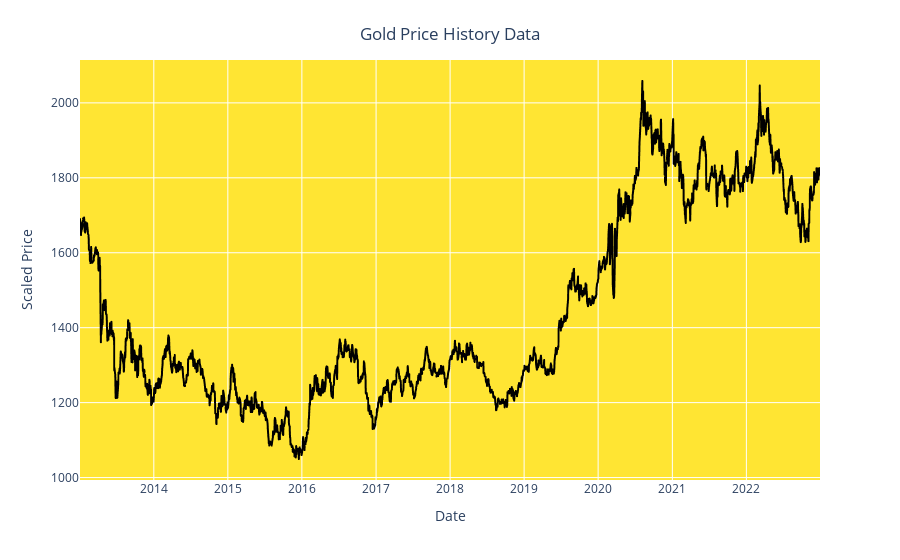

Notebook code for this chart:
### Code cell
fig = px.line(y=df.Price, x=df.Date)
fig.update_traces(line_color='black') 
fig.update_layout(xaxis_title="Date", 
                  yaxis_title="Scaled Price",
                  title={'text': "Gold Price History Data", 'y':0.95, 'x':0.5, 'xanchor':'center', 'yanchor':'top'},
                  plot_bgcolor='rgba(255,223,0,0.8)')

### Figure 1 — Plotly figure (JSON) as saved in the notebook; plotly's stock layout.template omitted (floating-point values rounded to 4 significant figures; data arrays with more than 128 entries replaced by an {"elided": "..."} marker saying what was removed)
{"data": [{"hovertemplate": "x=%{x}<br>y=%{y}<extra></extra>", "legendgroup": "", "line": {"color": "black", "dash": "solid"}, "marker": {"symbol": "circle"}, "mode": "lines", "name": "", "showlegend": false, "type": "scattergl", "x": {"elided": "2583 str values"}, "xaxis": "x", "y": {"elided": "2583 float values"}, "yaxis": "y"}], "layout": {"legend": {"tracegroupgap": 0}, "margin": {"t": 60}, "plot_bgcolor": "rgba(255,223,0,0.8)", "title": {"text": "Gold Price History Data", "x": 0.5, "xanchor": "center", "y": 0.95, "yanchor": "top"}, "xaxis": {"anchor": "y", "domain": [0, 1], "title": {"text": "Date"}}, "yaxis": {"anchor": "x", "domain": [0, 1], "title": {"text": "Scaled Price"}}}}
